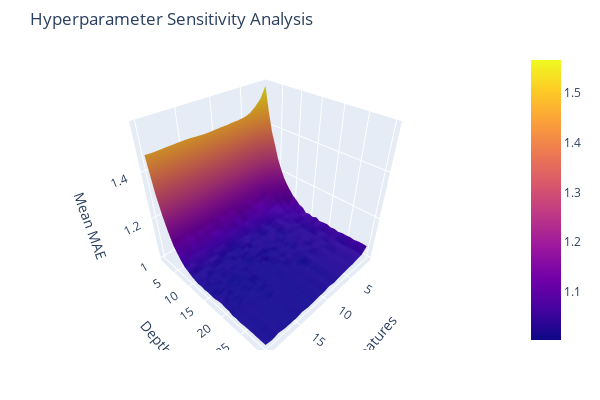

Notebook code for this chart:
### Code cell
Z_grid = df_results4.pivot_table(index='model_depth',
                                 columns='model_features',
                                 values='mean_mae',
                                 ).sort_index(ascending=True)
x = Z_grid.columns.values
y__ = Z_grid.index.values
z = Z_grid.values

fig = go.Figure(data=[go.Surface(z=z, x=x, y=y__)])
fig.update_layout(title=dict(text='Hyperparameter Sensitivity Analysis'), 
                #   autosize=True, 
                  width=600, 
                  height=400,
                  margin=dict(l=20, r=20, b=50, t=50),
                  scene=dict(
                      xaxis_title = 'Features',
                      yaxis_title = 'Depth',
                      zaxis_title = 'Mean MAE'
                  )
                  )
fig.show()

### Figure 1 — Plotly figure (JSON) as saved in the notebook; plotly's stock layout.template omitted (floating-point values rounded to 4 significant figures; data arrays with more than 128 entries replaced by an {"elided": "..."} marker saying what was removed)
{"data": [{"type": "surface", "x": [1, 2, 3, 4, 5, 6, 7, 8, 9, 10, 11, 12, 13, 14, 15, 16, 17, 18, 19, 20], "y": [1, 2, 3, 4, 5, 6, 7, 8, 9, 10, 11, 12, 13, 14, 15, 16, 17, 18, 19, 20, 21, 22, 23, 24, 25, 26, 27, 28, 29, 30], "z": {"elided": "30x20 float values"}}], "layout": {"height": 400, "margin": {"b": 50, "l": 20, "r": 20, "t": 50}, "scene": {"xaxis": {"title": {"text": "Features"}}, "yaxis": {"title": {"text": "Depth"}}, "zaxis": {"title": {"text": "Mean MAE"}}}, "title": {"text": "Hyperparameter Sensitivity Analysis"}, "width": 600}}
